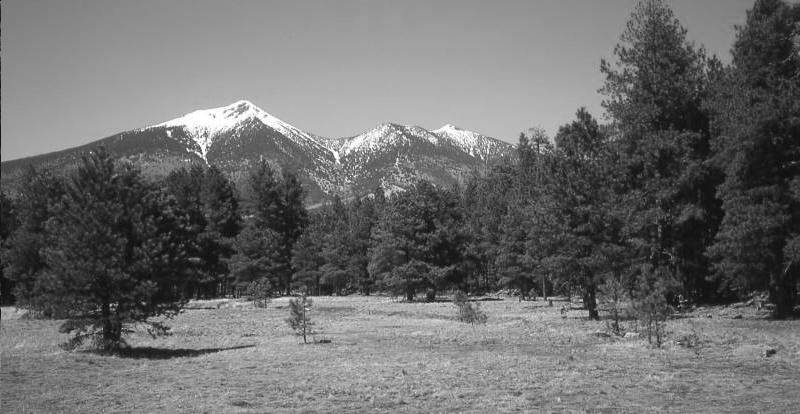
#> input picture Assignment1/images/Intensity.pgm, 800 x 414 px, given in place of SEM256_256.pgm, which was not available
$ python PointOperation.py
#> lines starting #> are read from the running program, lines starting #| are printed output that depends on the picture; pictures that were not available may be replaced by others from this repository, and a replacement may not be noted
import cv2
import numpy as np
from matplotlib import pyplot as plt

def Hist_Equalization(imginput,imgoutput):
#> called with imginput = 'images/SEM256_256.pgm', imgoutput = 'images/Seed.pgm'
    image = cv2.imread(imginput,0)
#> image is the input picture: shape (414, 800); min 7, max 254, mean 108.9
    plt.hist(image.flatten(),256,[0,256])
    plt.show()
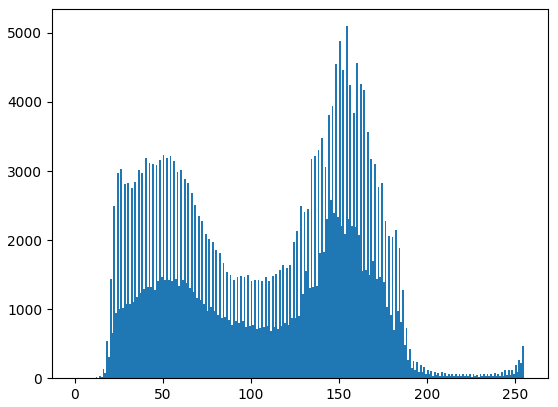
#> figure drawn by matplotlib, 1 panel; tallest bar 5097 high, from x = 154 to 155
    equalize = cv2.equalizeHist(image)
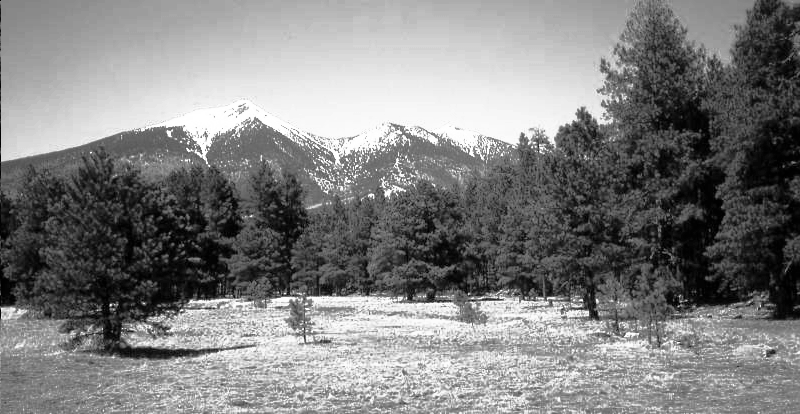
#> equalize: shape (414, 800); min 0, max 255, mean 128.4
    plt.hist(equalize.flatten(),256,[0,256])
    cv2.imwrite(imgoutput,equalize)
    plt.show()
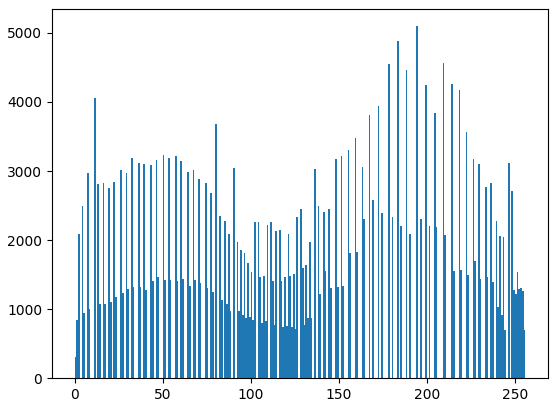
#> figure drawn by matplotlib, 1 panel; tallest bar 5097 high, from x = 194 to 195

if __name__ == '__main__':
    Hist_Equalization('images/SEM256_256.pgm','images/Seed.pgm')
    Hist_Equalization('images/Cameraman.pgm','images/CameraBoy.pgm')
#> call 2 of Hist_Equalization, with imginput = 'images/Cameraman.pgm', imgoutput = 'images/CameraBoy.pgm'
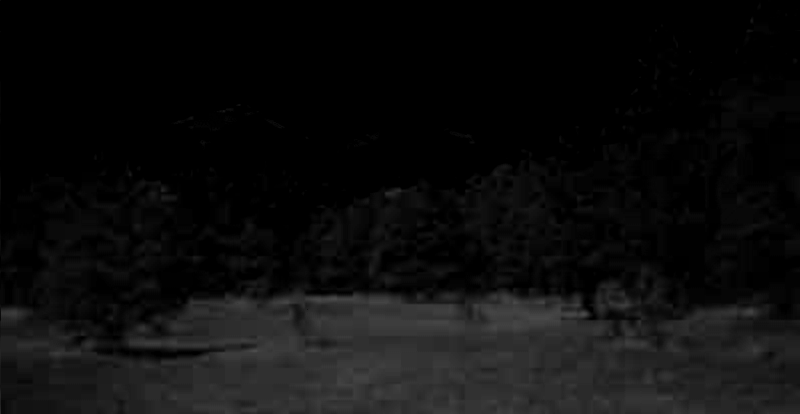
#> input picture Assignment1/images/RDiffB.pgm, 800 x 414 px, given in place of Cameraman.pgm, which was not available
#> in Hist_Equalization, image is the input picture: shape (414, 800); min 0, max 75, mean 12.9
#> in Hist_Equalization (call 2), `plt.show()`:
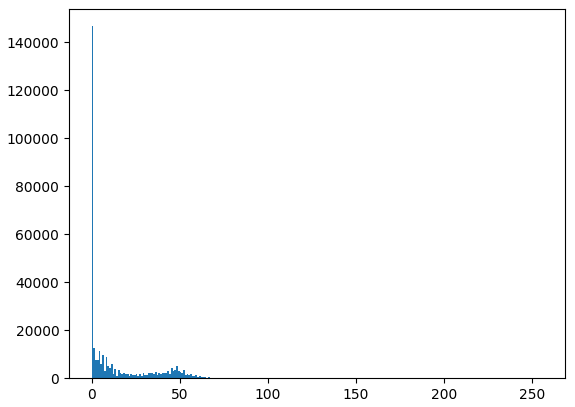
#> figure drawn by matplotlib, 1 panel; tallest bar 146695 high, from x = 0 to 1
#> in Hist_Equalization (call 2), `equalize = cv2.equalizeHist(image)`:
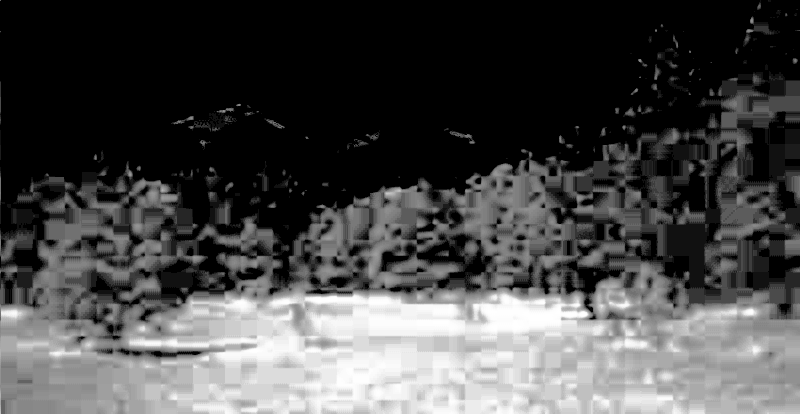
#> equalize: shape (414, 800); min 0, max 255, mean 73
